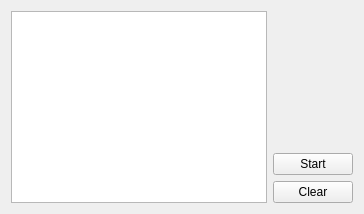
              <widget class="QWidget" name="linTest">
               <layout class="QGridLayout" name="gridLayout_7">
                <item row="0" column="0">
                 <layout class="QHBoxLayout" name="horizontalLayout_3">
                  <item>
                   <widget class="QTextBrowser" name="console_5"/>
                  </item>
                  <item>
                   <layout class="QVBoxLayout" name="verticalLayout_22">
                    <item>
                     <spacer name="verticalSpacer_6">
                      <property name="orientation">
                       <enum>Qt::Vertical</enum>
                      </property>
                      <property name="sizeHint" stdset="0">
                       <size>
                        <width>20</width>
                        <height>40</height>
                       </size>
                      </property>
                     </spacer>
                    </item>
                    <item>
                     <widget class="QPushButton" name="startButton_4">
                      <property name="text">
                       <string>Start</string>
                      </property>
                     </widget>
                    </item>
                    <item>
                     <widget class="QPushButton" name="clearButton_6">
                      <property name="text">
                       <string>Clear</string>
                      </property>
                     </widget>
                    </item>
                   </layout>
                  </item>
                 </layout>
                </item>
               </layout>
              </widget>
